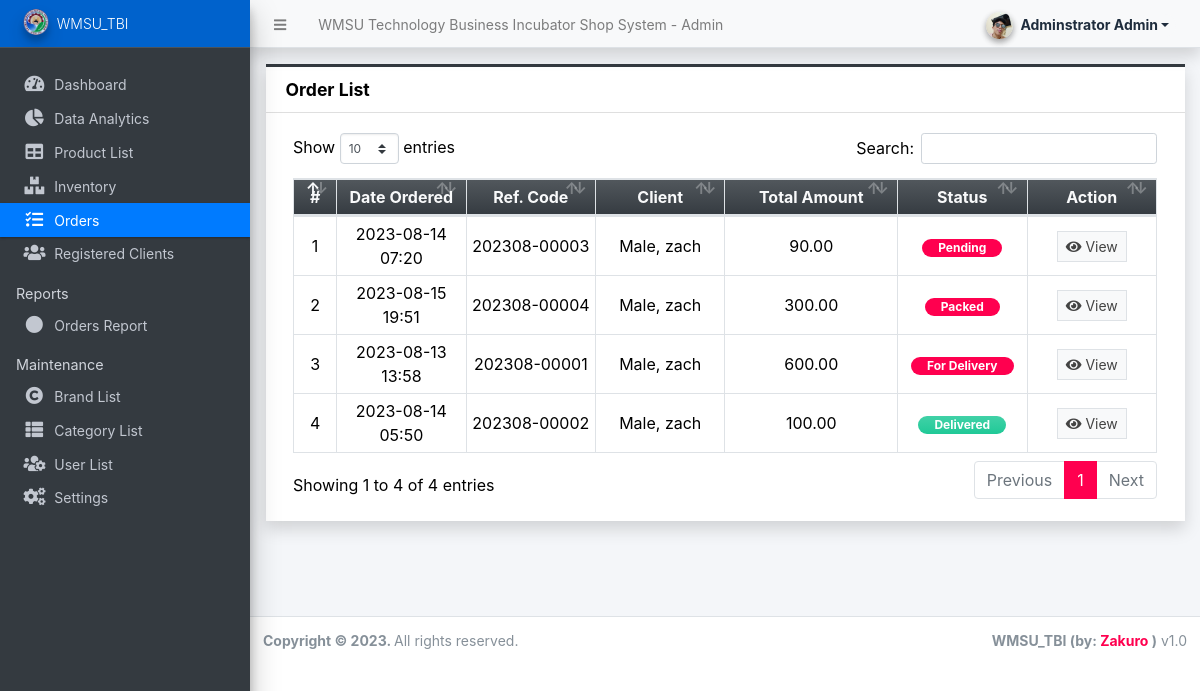
Screenshot of /admin/?page=orders (signed in) with the database file from the repository.
### tables this page shows
CREATE TABLE `order_list` (
  `id` int(30) NOT NULL,
  `ref_code` varchar(100) NOT NULL,
  `client_id` int(30) NOT NULL,
  `total_amount` float NOT NULL DEFAULT 0,
  `delivery_address` text NOT NULL,
  `status` tinyint(1) NOT NULL DEFAULT 0 COMMENT '0=pending,1 = packed, 2 = for delivery, 3 = on the way, 4 = delivered, 5=cancelled',
  `date_created` datetime NOT NULL DEFAULT current_timestamp(),
  `date_updated` datetime DEFAULT NULL ON UPDATE current_timestamp()
);

### admin/orders/index.php (the view, shortened to what this page needs)
<div class="card card-outline card-dark shadow rounded-0">
    <div class="card-header">
        <h3 class="card-title"><b>Order List</b></h3>
    </div>
    <div class="card-body">
        <div class="container-fluid">
            <table class="table table-stripped table-bordered">
                <colgroup>
                    <col width="5%">
                    <col width="15%">
                    <col width="15%">
                    <col width="15%">
                    <col width="20%">
                    <col width="15%">
                    <col width="15%">
                </colgroup>
                <thead>
                    <tr class="bg-gradient-dark text-light">
                        <th class="text-center">#</th>
                        <th class="text-center">Date Ordered</th>
                        <th class="text-center">Ref. Code</th>
                        <th class="text-center">Client</th>
                        <th class="text-center">Total Amount</th>
                        <th class="text-center">Status</th>
                        <th class="text-center">Action</th>
                    </tr>
                </thead>
                <tbody>
                    <?php
                    $i = 1;
                    $orders = $conn->query("SELECT o.*,concat(c.lastname,', ', c.firstname,' ',c.middlename) as fullname FROM `order_list` o inner join client_list c on o.client_id = c.id order by o.status asc, unix_timestamp(o.date_created) desc ");
                    while($row = $orders->fetch_assoc()):
                    ?>
                        <tr>
                            <td class="text-center"><?= $i++ ?></td>
                            <td class="text-center"><?= date("Y-m-d H:i", strtotime($row['date_created'])) ?></td>
                            <td class="text-center"><?= $row['ref_code'] ?></td>
                            <td class="text-center"><?= $row['fullname'] ?></td>
                            <td class="text-center"><?= number_format($row['total_amount'],2) ?></td>
                            <td class="text-center">
                                <?php if($row['status'] == 0): ?>
                                    <span class="badge badge-secondary px-3 rounded-pill">Pending</span>
                                <?php elseif($row['status'] == 1): ?>
                                    <span class="badge badge-primary px-3 rounded-pill">Packed</span>
                                <?php elseif($row['status'] == 2): ?>
                                    <span class="badge badge-success px-3 rounded-pill">For Delivery</span>
                                <?php elseif($row['status'] == 3): ?>
                                    <span class="badge badge-warning px-3 rounded-pill">On the Way</span>
                                <?php elseif($row['status'] == 4): ?>
                                    <span class="badge badge-default bg-gradient-teal px-3 rounded-pill">Delivered</span>
                                <?php else: ?>
                                    <span class="badge badge-danger px-3 rounded-pill">Cancelled</span>
                                <?php endif; ?>
                            </td>
                            <td class="text-center">
                                <a class="btn btn-flat btn-sm btn-default border view_data" href="./?page=orders/view_order&id=<?= $row['id'] ?>" data-id="<?= $row['id'] ?>"><i class="fa fa-eye"></i> View</a>
                            </td>
                        </tr>
                    <?php endwhile; ?>
                </tbody>
            </table>
        </div>
    </div>
</div>

### rows the page displays
order_list: date_created "2023-08-14 07:20", ref_code "202308-00003", fullname "Male, zach", total_amount "90.00", status "Pending"
order_list: date_created "2023-08-15 19:51", ref_code "202308-00004", fullname "Male, zach", total_amount "300.00", status "Packed"
order_list: date_created "2023-08-13 13:58", ref_code "202308-00001", fullname "Male, zach", total_amount "600.00", status "For Delivery"
order_list: date_created "2023-08-14 05:50", ref_code "202308-00002", fullname "Male, zach", total_amount "100.00", status "Delivered"

### other values shown
$_settings->info('name') "WMSU Technology Business Incubator Shop System"
$_settings->userdata('firstname').' '.$_settings->userdata('lastname') "Adminstrator Admin"
$_settings->info('short_name') "WMSU_TBI"
